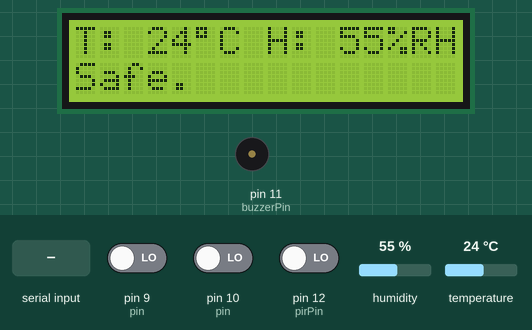
Recording of a sketch running on a simulated Arduino Uno, built with avr-gcc and run on an emulated ATmega328P. Parts: 16×2 character LCD, buzzer (waves = sounding). The inputs (shaded band) are chosen by the test bench; at power-on: pin 12 (pirPin) LOW, humidity 55 %, temperature 24 °C, pin 9 (pin) LOW, pin 10 (pin) LOW. What the sketch prints to the serial monitor is not drawn.

Above: at 2.2 s.
2.3 s: pin 12 (pirPin) driven HIGH
At 3.4 s:
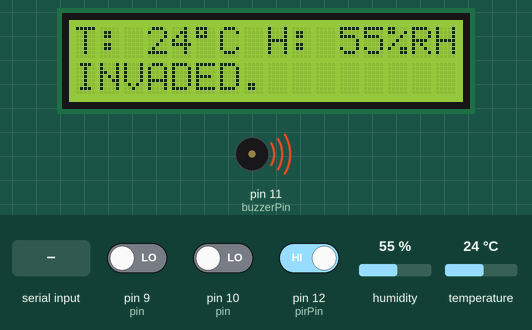
5.1 s: "1" received over Serial
At 5.68 s:
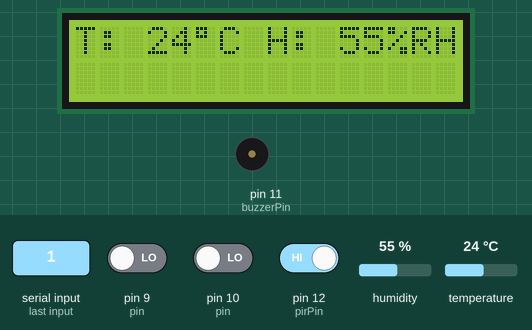
7.6 s: humidity set to 22 %
At 8.38 s:
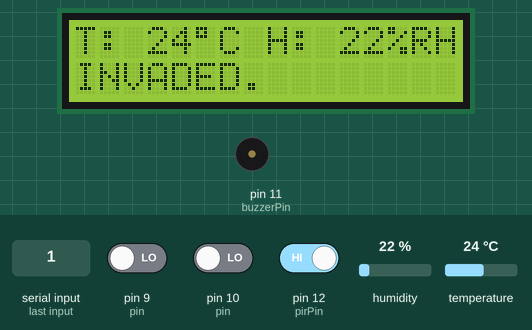
9.1 s: temperature set to 12 °C
At 9.38 s:
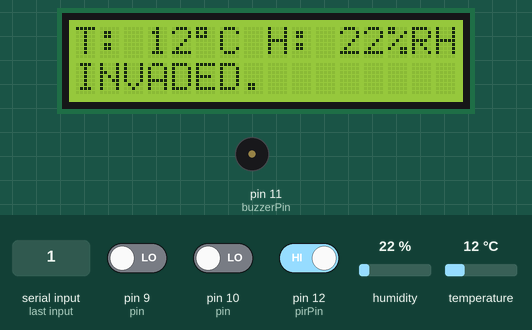
10.6 s: pin 12 (pirPin) driven LOW
At 11.38 s:
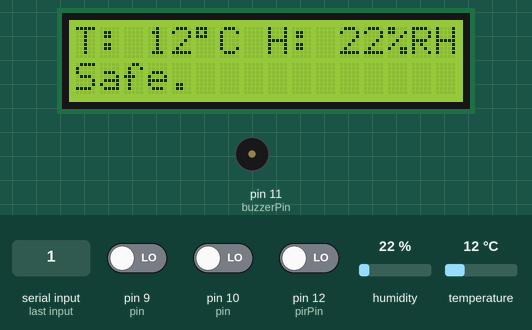
12.2 s: humidity set to 40 %
At 13.38 s:
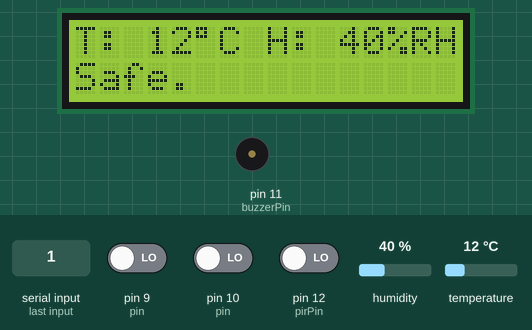
Timing chart, 0 to 15.1 s (numbered marks = the images above; inputs shaded):
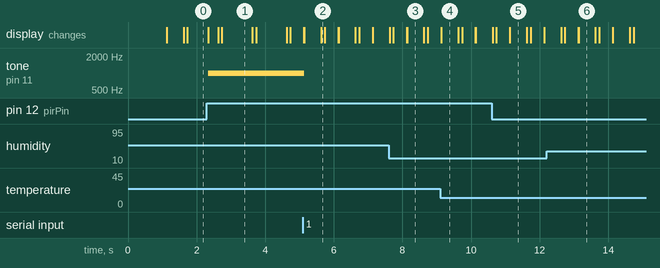

The sketch:

PEMOS.ino
```cpp
/*
========================================
|  Prometheus Environment Monitor OS   |
|             v3.0.151020              |
|                                      |
|  Author: Lorex                       |
|  Special Thanks:                     |
|    - chiou_mark for device testing   |
|    - ADR for technical support       |
|    - tasi for technical support      |
========================================
*/

// include required arduino libs
#include "Wire\Wire.h"
#include "LiquidCrystal_I2C\LiquidCrystal_I2C.h"
#include "DHT\dht11.h"

// include PEMOS
#include "PEMOS.h"

void setup()
{
	pemosInitialize();
	createTask("refDHT", 500);
	createTask("refPIR", 200);
	createTask("refSerial", 1000);
	createTask("refGas", 1000);
	createTask("scanSerial", 1);
	createTask("refFire", 1000);
}

void loop()
{
	runTask((char*)refreshDHT, "refDHT");
	runTask((char*)refreshPIR, "refPIR");
	runTask((char*)refreshSerial, "refSerial");
	runTask((char*)scanSerial, "scanSerial");
	runTask((char*)refreshGas, "refGas");
	runTask((char*)refreshFire, "refFire");
}

// tasks


void refreshDHT() {
	if (DHT.isAvailable()) {
		DHT.reloadValue();
		DHT.printValue();
	}
}

void refreshPIR() {
	PIR.scan();
	PIR.printValue();
	if (PIR.getValue() && !PIR.getMute())
	{
		tone(PIR.getBuzzerPin(), 1000);
	}
	else {
		noTone(PIR.getBuzzerPin());
	}

}
void refreshSerial() {
	SER.uploadStatus();
}

void scanSerial() {
	SER.commandHandler();
}

void refreshGas() {
	GAS.scan();
}

void refreshFire() {
	FIRE.scan();
}
```

PEMOS.h
```cpp
#pragma once
#include <Arduino.h>
#include "task.h"
#include "lcdModule.h"
#include "dhtModule.h"
#include "pirModule.h"
#include "gasModule.h"
#include "fireModule.h"
#include "serialModuls.h"

void pemosInitialize(){
	LCD.init();
	pinMode(PIR.getBuzzerPin(), OUTPUT);
	pinMode(PIR.getPirPin(), INPUT);
	pinMode(GAS.getGasPin(), INPUT);
	pinMode(FIRE.getFirePin(), INPUT);
	Serial.begin(115200);

}
```

dhtModule.h
```cpp
#pragma once

dht11 dht;

class DHTClass {
public:
	void reloadValue();
	void printValue();
	int getTemp();
	int getHumid();
	bool isAvailable();
private:
	int temp;
	int humid;
	const int pin = 13;
};

void DHTClass::reloadValue() {
	temp = dht.temperature;
	humid = dht.humidity;
}

void DHTClass::printValue() {
	lcd.clear();
	lcd.print("T:" + (String)((temp < 100) ? " " : "") + (String)((temp < 10) ? " " : "") + (String)temp + (char)0xDF + "C ");
	lcd.print("H:" + (String)((humid < 100) ? " " : "") + (String)((humid < 10) ? " " : "") + (String)humid + "%RH");
}

bool DHTClass::isAvailable() {
	return(dht.read(pin) == DHTLIB_OK) ? true : false;
}

int DHTClass::getTemp() {
	return temp;
}

int DHTClass::getHumid() {
	return humid;
}

DHTClass DHT;
```

fireModule.h
```cpp
#pragma once

class fireClass
{
public:
	bool getValue();
	void scan();
	int getFirePin();
private:
	const int pin = 9;
	bool fire = false;
};


bool fireClass::getValue() {
	return fire;
}

void fireClass::scan()
{
	fire = digitalRead(pin);
}

int fireClass::getFirePin()
{
	return fire;
}

fireClass FIRE;
```

gasModule.h
```cpp
#pragma once

class gasClass
{
public:
	bool getValue();
	void scan();
	int getGasPin();
private:
	const int pin = 10;
	bool gas = false;
};


bool gasClass::getValue() {
	return gas;
}

void gasClass::scan()
{
	gas = digitalRead(pin);
}

int gasClass::getGasPin()
{
	return gas;
}

gasClass GAS;
```

pirModule.h
```cpp
class PIRClass
{
public:
	void scan();
	int getPirPin();
	int getBuzzerPin();
	bool getMute();
	bool getValue();
	bool toggleMute();
	void printValue();
private:
	bool invaded = false;
	bool mute = false;
	const int pirPin = 12;
	const int buzzerPin = 11;
};

void PIRClass::scan() {
	invaded = digitalRead(pirPin);
}

int PIRClass::getPirPin() {
	return pirPin;
}

int PIRClass::getBuzzerPin() {
	return buzzerPin;
}

bool PIRClass::getValue() {
	return invaded;
}

bool PIRClass::toggleMute() {
	mute = !mute;
	return mute;
}

bool PIRClass::getMute() {
	return mute;
}
void PIRClass::printValue() {
	lcd.setCursor(0, 1);
	lcd.print((invaded) ? "INVADED." : "Safe.");
}

PIRClass PIR;
```

serialModuls.h
```cpp
#pragma once

class serialClass {
public:
	void uploadStatus();
	void commandHandler();
private:
	const String APIVersion = "3";
};

void serialClass::uploadStatus(){
	int temp = DHT.getTemp();
	int humid = DHT.getHumid();
	int invaded = PIR.getValue();
	int mute = PIR.getMute();
	int gas = GAS.getValue();
	int fire = FIRE.getValue();

	Serial.println("T" + (String)temp + "H" + (String)humid + "I" + (String)invaded + "M" + (String)mute + "G" + (String)gas + "F" + (String)fire + "A" + APIVersion + "E");
}

void serialClass::commandHandler() {
	if (Serial.available()) {
		switch (Serial.read())
		{
		case '1':
			PIR.toggleMute();
			break;
		case '2':
			tone(PIR.getBuzzerPin(), 1000);
		case '3':
			noTone(PIR.getBuzzerPin());
		default:
			break;
		}
	}
}

serialClass SER;
```

task.h
```cpp
#pragma once

// task.h#pragma once
#define MAX_TASK 10

// Task Interval
int allocatedTaskID = 0;
String taskNameList[MAX_TASK];
long taskIntervalList[MAX_TASK];
long taskLastExecuteTimeList[MAX_TASK];

// Time variables
unsigned long currentTime = 0;

// Get Task ID by Name
int getTaskIDbyName(String name) {
	for (int i = 0; i < allocatedTaskID; i++) {
		if (taskNameList[i] == name)
			return i;
	}
	return -1;
}

// Create task and add into task list
void createTask(String taskName, long taskInterval) {
	taskNameList[allocatedTaskID] = taskName;
	taskIntervalList[allocatedTaskID] = taskInterval;
	taskLastExecuteTimeList[allocatedTaskID] = 0;
	allocatedTaskID += 1;
}

// Monitor and run task
void runTask(char * funcName, String taskName) {
	currentTime = millis();
	if (currentTime - taskLastExecuteTimeList[getTaskIDbyName(taskName)] >= taskIntervalList[getTaskIDbyName(taskName)]) {
		//Serial.println(taskLastExecuteTimeList[getTaskIDbyName(taskName)]);
		//Serial.println(getTaskIDbyName(taskName));
		taskLastExecuteTimeList[getTaskIDbyName(taskName)] = currentTime;
		((void(*)())funcName)();
	}
}
```

lcdModule.h
```cpp
#pragma once
LiquidCrystal_I2C lcd(0x27, 16, 2);

class LCDClass {
public:
	void init();
};

void LCDClass::init() {
	lcd.init();
	lcd.backlight();
	lcd.print("P.E.M.O.S");
	lcd.setCursor(0, 1);
	lcd.print("v1.0.150922");
	delay(1000);
}

LCDClass LCD;
```

Measured:
- after the input at 2.3 s, tone on pin 11 (buzzerPin): silent → 1000 Hz at once; the display: changes at once (image 1)
- after the input at 5.1 s, tone on pin 11 (buzzerPin): 1000 Hz → silent at once
- after the input at 7.6 s, the display: first changes at once (image 3 shows a later state)
- after the input at 9.1 s, the display: first changes at once (image 4 shows a later state)
- after the input at 10.6 s, the display: first differs from a run without the input after 0.13 s (image 5)
- after the input at 12.2 s, the display: first changes after 0.43 s (image 6 shows a later state)
- what the display in image 1 shows lasts 0.9 s, from 2.7 s to 3.6 s
